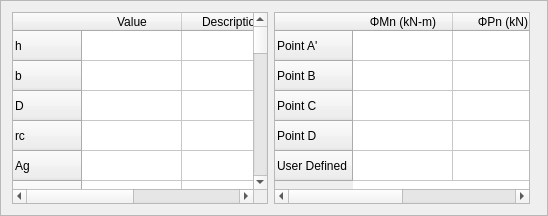
     <widget class="QFrame" name="frame_11">
      <property name="frameShape">
       <enum>QFrame::Shape::StyledPanel</enum>
      </property>
      <property name="frameShadow">
       <enum>QFrame::Shadow::Raised</enum>
      </property>
      <layout class="QHBoxLayout" name="horizontalLayout_6">
       <item>
        <widget class="QTableWidget" name="tableWidget">
         <property name="editTriggers">
          <set>QAbstractItemView::EditTrigger::NoEditTriggers</set>
         </property>
         <property name="alternatingRowColors">
          <bool>false</bool>
         </property>
         <row>
          <property name="text">
           <string>h</string>
          </property>
         </row>
         <row>
          <property name="text">
           <string>b</string>
          </property>
         </row>
         <row>
          <property name="text">
           <string>D</string>
          </property>
         </row>
         <row>
          <property name="text">
           <string>rc</string>
          </property>
         </row>
         <row>
          <property name="text">
           <string>Ag</string>
          </property>
         </row>
         <row>
          <property name="text">
           <string>As</string>
          </property>
         </row>
         <row>
          <property name="text">
           <string>A's</string>
          </property>
         </row>
         <row>
          <property name="text">
           <string>Asl</string>
          </property>
         </row>
         <row>
          <property name="text">
           <string>f'c</string>
          </property>
         </row>
         <row>
          <property name="text">
           <string>f*fu</string>
          </property>
         </row>
         <row>
          <property name="text">
           <string>ε*fu</string>
          </property>
         </row>
         <row>
          <property name="text">
           <string>Ef</string>
          </property>
         </row>
         <row>
          <property name="text">
           <string>tf</string>
          </property>
         </row>
         <row>
          <property name="text">
           <string>n plies</string>
          </property>
         </row>
         <row>
          <property name="text">
           <string>CE</string>
          </property>
         </row>
         <row>
          <property name="text">
           <string>Ψf</string>
          </property>
         </row>
         <row>
          <property name="text">
           <string>Φ</string>
          </property>
         </row>
         <row>
          <property name="text">
           <string>f fu</string>
          </property>
         </row>
         <row>
          <property name="text">
           <string>ε fu</string>
          </property>
         </row>
         <row>
          <property name="text">
           <string>Kε</string>
          </property>
         </row>
         <row>
          <property name="text">
           <string>Pn Point A'</string>
          </property>
         </row>
         <row>
          <property name="text">
           <string>Mn Point A'</string>
          </property>
         </row>
         <row>
          <property name="text">
           <string>Pn Point B</string>
          </property>
         </row>
         <row>
          <property name="text">
           <string>New Row</string>
          </property>
         </row>
         <row>
          <property name="text">
           <string>Pn Point C</string>
          </property>
         </row>
         <row>
          <property name="text">
           <string>Mn Point C</string>
          </property>
         </row>
         <row>
          <property name="text">
           <string>Pn Point D</string>
          </property>
         </row>
         <row>
          <property name="text">
           <string>Mn Point D</string>
          </property>
         </row>
         <column>
          <property name="text">
           <string>Value</string>
          </property>
         </column>
         <column>
          <property name="text">
           <string>Description</string>
          </property>
         </column>
        </widget>
       </item>
       <item>
        <widget class="QTableWidget" name="tableWidget_2">
         <property name="editTriggers">
          <set>QAbstractItemView::EditTrigger::NoEditTriggers</set>
         </property>
         <property name="alternatingRowColors">
          <bool>false</bool>
         </property>
         <row>
          <property name="text">
           <string>Point A'</string>
          </property>
         </row>
         <row>
          <property name="text">
           <string>Point B</string>
          </property>
         </row>
         <row>
          <property name="text">
           <string>Point C</string>
          </property>
         </row>
         <row>
          <property name="text">
           <string>Point D</string>
          </property>
         </row>
         <row>
          <property name="text">
           <string>User Defined</string>
          </property>
         </row>
         <column>
          <property name="text">
           <string>ΦMn (kN-m)</string>
          </property>
         </column>
         <column>
          <property name="text">
           <string>ΦPn (kN)</string>
          </property>
         </column>
        </widget>
       </item>
       <item>
        <widget class="QFrame" name="frame_17">
         <property name="frameShape">
          <enum>QFrame::Shape::StyledPanel</enum>
         </property>
         <property name="frameShadow">
          <enum>QFrame::Shadow::Raised</enum>
         </property>
        </widget>
       </item>
      </layout>
     </widget>
